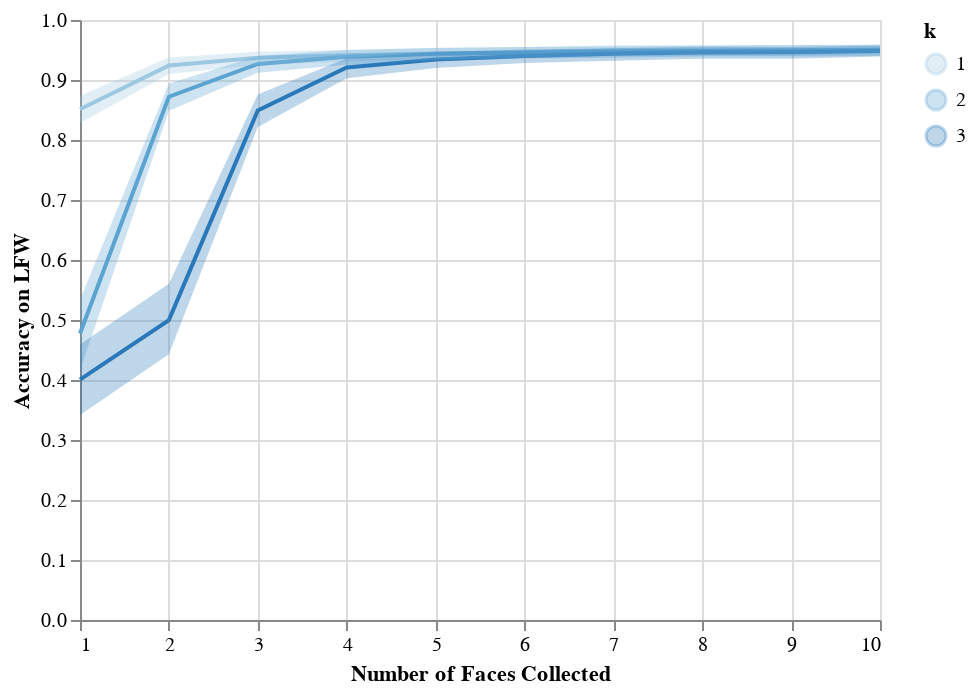

The code cell stored with this chart in its notebook:
### Code cell
line = alt.Chart(band_data).mark_line().encode(
    x='Number_of_Samples',
    y='mean(Mean_Accuracy)',
    color=alt.Color('k:O')
)

band = alt.Chart(band_data).mark_errorband(extent='ci').encode(
    x=alt.X('Number_of_Samples', title='Number of Faces Collected'),
    y=alt.Y('Mean_Accuracy', title='Accuracy on LFW'),
    color=alt.Color('k:O')
)

line + band

### Figure 1 — Vega-Lite specification as saved in the notebook (floating-point values rounded to 4 significant figures; data arrays with more than 128 entries replaced by an {"elided": "..."} marker saying what was removed)
{"config": {"view": {"continuousWidth": 400, "continuousHeight": 300}}, "layer": [{"mark": "line", "encoding": {"color": {"type": "ordinal", "field": "k"}, "x": {"type": "quantitative", "field": "Number_of_Samples"}, "y": {"type": "quantitative", "aggregate": "mean", "field": "Mean_Accuracy"}}}, {"mark": {"type": "errorband", "extent": "ci"}, "encoding": {"color": {"type": "ordinal", "field": "k"}, "x": {"type": "quantitative", "field": "Number_of_Samples", "title": "Number of Faces Collected"}, "y": {"type": "quantitative", "field": "Mean_Accuracy", "title": "Accuracy on LFW"}}}], "data": {"name": "data-ad84bf6f2237c4cf7ee98a17a562938a"}, "$schema": "https://vega.github.io/schema/vega-lite/v4.0.2.json", "datasets": {"data-ad84bf6f2237c4cf7ee98a17a562938a": {"elided": "4290 records"}}}
